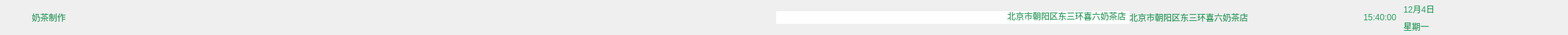
       <widget class="QWidget" name="widget_3" native="true">
        <property name="minimumSize">
         <size>
          <width>0</width>
          <height>50</height>
         </size>
        </property>
        <property name="maximumSize">
         <size>
          <width>16777215</width>
          <height>50</height>
         </size>
        </property>
        <property name="styleSheet">
         <string notr="true">QWidget#widget_3{
	background-color:rgb(255, 255, 255);
}</string>
        </property>
        <layout class="QHBoxLayout" name="horizontalLayout_6">
         <property name="spacing">
          <number>0</number>
         </property>
         <property name="leftMargin">
          <number>0</number>
         </property>
         <property name="topMargin">
          <number>0</number>
         </property>
         <property name="rightMargin">
          <number>0</number>
         </property>
         <property name="bottomMargin">
          <number>0</number>
         </property>
         <item>
          <widget class="QWidget" name="widget_11" native="true">
           <layout class="QHBoxLayout" name="horizontalLayout_3">
            <property name="spacing">
             <number>10</number>
            </property>
            <property name="leftMargin">
             <number>20</number>
            </property>
            <property name="topMargin">
             <number>0</number>
            </property>
            <property name="rightMargin">
             <number>0</number>
            </property>
            <property name="bottomMargin">
             <number>0</number>
            </property>
            <item>
             <widget class="QLabel" name="label">
              <property name="minimumSize">
               <size>
                <width>15</width>
                <height>15</height>
               </size>
              </property>
              <property name="maximumSize">
               <size>
                <width>15</width>
                <height>15</height>
               </size>
              </property>
              <property name="styleSheet">
               <string notr="true">border-image: url(:/icon/icon_title_1.png);</string>
              </property>
              <property name="text">
               <string/>
              </property>
             </widget>
            </item>
            <item>
             <widget class="QLabel" name="l_title_name">
              <property name="styleSheet">
               <string notr="true">color:rgb(44, 159, 97);</string>
              </property>
              <property name="text">
               <string>奶茶制作</string>
              </property>
             </widget>
            </item>
           </layout>
          </widget>
         </item>
         <item>
          <spacer name="horizontalSpacer">
           <property name="orientation">
            <enum>Qt::Horizontal</enum>
           </property>
           <property name="sizeHint" stdset="0">
            <size>
             <width>1006</width>
             <height>20</height>
            </size>
           </property>
          </spacer>
         </item>
         <item>
          <widget class="QLineEdit" name="l_title_store_name_2">
           <property name="minimumSize">
            <size>
             <width>500</width>
             <height>0</height>
            </size>
           </property>
           <property name="styleSheet">
            <string notr="true">color:rgb(44, 159, 97);
border:1px solid transparent;</string>
           </property>
           <property name="text">
            <string>北京市朝阳区东三环喜六奶茶店</string>
           </property>
           <property name="alignment">
            <set>Qt::AlignRight|Qt::AlignTrailing|Qt::AlignVCenter</set>
           </property>
          </widget>
         </item>
         <item>
          <widget class="QLabel" name="l_title_store_name">
           <property name="styleSheet">
            <string notr="true">color:rgb(44, 159, 97);</string>
           </property>
           <property name="text">
            <string>北京市朝阳区东三环喜六奶茶店</string>
           </property>
          </widget>
         </item>
         <item>
          <widget class="QWidget" name="widget_12" native="true">
           <layout class="QHBoxLayout" name="horizontalLayout_4">
            <property name="spacing">
             <number>10</number>
            </property>
            <property name="leftMargin">
             <number>0</number>
            </property>
            <property name="topMargin">
             <number>0</number>
            </property>
            <property name="rightMargin">
             <number>0</number>
            </property>
            <property name="bottomMargin">
             <number>0</number>
            </property>
            <item>
             <widget class="QLabel" name="l_title_time">
              <property name="minimumSize">
               <size>
                <width>210</width>
                <height>0</height>
               </size>
              </property>
              <property name="maximumSize">
               <size>
                <width>210</width>
                <height>16777215</height>
               </size>
              </property>
              <property name="styleSheet">
               <string notr="true">color:rgb(44, 159, 97);</string>
              </property>
              <property name="text">
               <string>15:40:00</string>
              </property>
              <property name="alignment">
               <set>Qt::AlignRight|Qt::AlignTrailing|Qt::AlignVCenter</set>
              </property>
             </widget>
            </item>
            <item>
             <widget class="QWidget" name="widget_10" native="true">
              <layout class="QVBoxLayout" name="verticalLayout_5">
               <property name="spacing">
                <number>0</number>
               </property>
               <property name="leftMargin">
                <number>0</number>
               </property>
               <property name="topMargin">
                <number>0</number>
               </property>
               <property name="rightMargin">
                <number>0</number>
               </property>
               <property name="bottomMargin">
                <number>0</number>
               </property>
               <item>
                <widget class="QLabel" name="l_title_date">
                 <property name="styleSheet">
                  <string notr="true">color:rgb(44, 159, 97);</string>
                 </property>
                 <property name="text">
                  <string>12月4日</string>
                 </property>
                </widget>
               </item>
               <item>
                <widget class="QLabel" name="l_title_week">
                 <property name="styleSheet">
                  <string notr="true">color:rgb(44, 159, 97);</string>
                 </property>
                 <property name="text">
                  <string>星期一</string>
                 </property>
                </widget>
               </item>
              </layout>
             </widget>
            </item>
           </layout>
          </widget>
         </item>
         <item>
          <widget class="QWidget" name="widget_13" native="true">
           <layout class="QHBoxLayout" name="horizontalLayout_5">
            <property name="spacing">
             <number>24</number>
            </property>
            <property name="leftMargin">
             <number>80</number>
            </property>
            <property name="topMargin">
             <number>0</number>
            </property>
            <property name="rightMargin">
             <number>20</number>
            </property>
            <property name="bottomMargin">
             <number>0</number>
            </property>
            <item>
             <widget class="QPushButton" name="btn_title_help">
              <property name="minimumSize">
               <size>
                <width>32</width>
                <height>32</height>
               </size>
              </property>
              <property name="maximumSize">
               <size>
                <width>32</width>
                <height>32</height>
               </size>
              </property>
              <property name="styleSheet">
               <string notr="true">QPushButton#btn_title_help{
	border-image: url(:/icon/icon_title_help.png);
	color:rgba(255,255,255,200);
	border-radius:12px;
}
</string>
              </property>
              <property name="text">
               <string/>
              </property>
             </widget>
            </item>
            <item>
             <widget class="QPushButton" name="btn_title_close">
              <property name="minimumSize">
               <size>
                <width>32</width>
                <height>32</height>
               </size>
              </property>
              <property name="maximumSize">
               <size>
                <width>32</width>
                <height>32</height>
               </size>
              </property>
              <property name="styleSheet">
               <string notr="true">QPushButton#btn_title_close{
	border-image: url(:/icon/icon_title_close.png);
	color:rgba(255,255,255,200);
	border-radius:12px;
}
</string>
              </property>
              <property name="text">
               <string/>
              </property>
             </widget>
            </item>
           </layout>
          </widget>
         </item>
        </layout>
       </widget>
